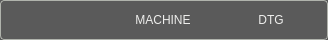
         <widget class="QFrame" name="frame">
          <property name="sizePolicy">
           <sizepolicy hsizetype="Preferred" vsizetype="Fixed">
            <horstretch>0</horstretch>
            <verstretch>0</verstretch>
           </sizepolicy>
          </property>
          <property name="minimumSize">
           <size>
            <width>0</width>
            <height>40</height>
           </size>
          </property>
          <property name="maximumSize">
           <size>
            <width>16777215</width>
            <height>40</height>
           </size>
          </property>
          <property name="styleSheet">
           <string notr="true">.QFrame{
    border-style: solid;
    border-color: rgb(176, 179,172);
    border-width: 1px;
    border-radius: 4px;
    background-color: rgb(90, 90, 90);
    padding: -5px;
}</string>
          </property>
          <property name="frameShape">
           <enum>QFrame::Shape::StyledPanel</enum>
          </property>
          <property name="frameShadow">
           <enum>QFrame::Shadow::Raised</enum>
          </property>
          <layout class="QHBoxLayout" name="horizontalLayout_103">
           <property name="spacing">
            <number>8</number>
           </property>
           <property name="leftMargin">
            <number>5</number>
           </property>
           <property name="rightMargin">
            <number>7</number>
           </property>
           <item>
            <widget class="StatusLabel" name="work_column_header">
             <property name="sizePolicy">
              <sizepolicy hsizetype="Fixed" vsizetype="Fixed">
               <horstretch>0</horstretch>
               <verstretch>0</verstretch>
              </sizepolicy>
             </property>
             <property name="minimumSize">
              <size>
               <width>100</width>
               <height>17</height>
              </size>
             </property>
             <property name="maximumSize">
              <size>
               <width>100</width>
               <height>17</height>
              </size>
             </property>
             <property name="styleSheet">
              <string notr="true">QLabel{
    color: rgb(238, 238, 236);
	font: 16pt &quot;Probe Basic Bebas Mono&quot;;
    padding-left: 6px;
}</string>
             </property>
             <property name="alignment">
              <set>Qt::AlignmentFlag::AlignCenter</set>
             </property>
             <property name="rules" stdset="0">
              <string>[{&quot;channels&quot;: [{&quot;url&quot;: &quot;status:g5x_index?text&quot;, &quot;trigger&quot;: true}], &quot;property&quot;: &quot;Text&quot;, &quot;expression&quot;: &quot;ch[0] + ' WORK'\n&quot;, &quot;name&quot;: &quot;WCS Header&quot;}]</string>
             </property>
            </widget>
           </item>
           <item>
            <widget class="QLabel" name="machine_column_header">
             <property name="enabled">
              <bool>false</bool>
             </property>
             <property name="sizePolicy">
              <sizepolicy hsizetype="Fixed" vsizetype="Fixed">
               <horstretch>0</horstretch>
               <verstretch>0</verstretch>
              </sizepolicy>
             </property>
             <property name="minimumSize">
              <size>
               <width>100</width>
               <height>17</height>
              </size>
             </property>
             <property name="maximumSize">
              <size>
               <width>100</width>
               <height>17</height>
              </size>
             </property>
             <property name="styleSheet">
              <string notr="true">QLabel{
    color: rgb(238, 238, 236);
	font: 16pt &quot;Probe Basic Bebas Mono&quot;;
}</string>
             </property>
             <property name="text">
              <string>MACHINE</string>
             </property>
             <property name="alignment">
              <set>Qt::AlignmentFlag::AlignCenter</set>
             </property>
            </widget>
           </item>
           <item>
            <widget class="QLabel" name="dtg_column_header">
             <property name="sizePolicy">
              <sizepolicy hsizetype="Fixed" vsizetype="Fixed">
               <horstretch>0</horstretch>
               <verstretch>0</verstretch>
              </sizepolicy>
             </property>
             <property name="minimumSize">
              <size>
               <width>100</width>
               <height>17</height>
              </size>
             </property>
             <property name="maximumSize">
              <size>
               <width>100</width>
               <height>17</height>
              </size>
             </property>
             <property name="styleSheet">
              <string notr="true">QLabel{
    color: rgb(238, 238, 236);
	font: 16pt &quot;Probe Basic Bebas Mono&quot;;
}</string>
             </property>
             <property name="text">
              <string>DTG</string>
             </property>
             <property name="alignment">
              <set>Qt::AlignmentFlag::AlignCenter</set>
             </property>
            </widget>
           </item>
          </layout>
         </widget>
